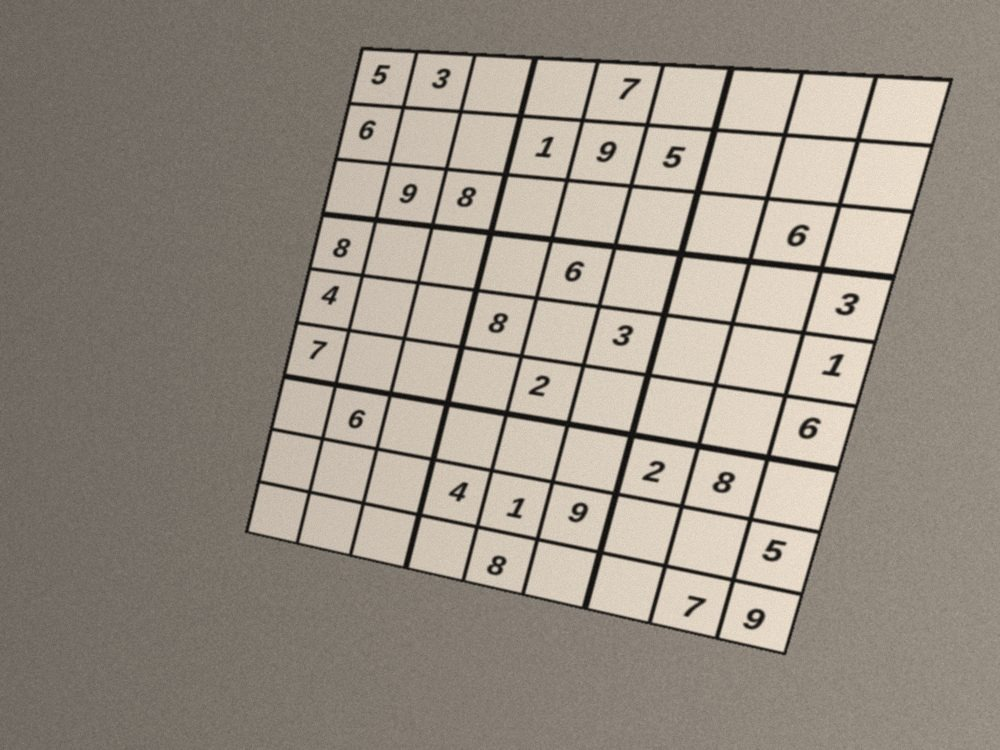
#> input picture assets/sample_1.jpg, 1000 x 750 px
$ python -i vision.py   (imports and definitions only)
#> lines starting #> are read from the running program, lines starting #| are printed output that depends on the picture; after the words box and inside, x2 and y2 are one past the last pixel; in counts of white or black regions, pixels touching at a corner belong together
#> further down, picture is the input picture: shape (750, 1000, 3); mean B, G, R 131.6, 142.8, 151.6
"""Image processing: find the Sudoku board, split it into cells, normalise
each digit for the CNN, and draw the solution back onto the photo."""
from __future__ import annotations

from dataclasses import dataclass
from typing import List, Optional, Sequence, Tuple

import cv2
import numpy as np

WARP_SIZE = 450            # board is warped to a 450x450 square (50px cells)
CELL = WARP_SIZE // 9
DIGIT_SIZE = 28            # CNN input size
DIGIT_BOX = 20             # digit is scaled to fit 20x20 then padded (MNIST style)


@dataclass
class Board:
    corners: np.ndarray        # 4x2 float32, ordered TL, TR, BR, BL (image coords)
    warped: np.ndarray         # WARP_SIZE x WARP_SIZE BGR top-down view
    matrix: np.ndarray         # perspective transform image -> warped


# --------------------------------------------------------------------------
# Board detection
# --------------------------------------------------------------------------
def order_corners(pts: np.ndarray) -> np.ndarray:
    """Order 4 points as top-left, top-right, bottom-right, bottom-left."""
    pts = np.asarray(pts, dtype=np.float32).reshape(4, 2)
    s = pts.sum(axis=1)
    d = np.diff(pts, axis=1).ravel()      # y - x
    return np.array([pts[np.argmin(s)], pts[np.argmin(d)],
                     pts[np.argmax(s)], pts[np.argmax(d)]], dtype=np.float32)


def _angle(v1: np.ndarray, v2: np.ndarray) -> float:
    cos = np.dot(v1, v2) / (np.linalg.norm(v1) * np.linalg.norm(v2) + 1e-9)
    return float(np.degrees(np.arccos(np.clip(cos, -1.0, 1.0))))


def _looks_like_board(c: np.ndarray, eps_angle: float = 20, eps_scale: float = 1.3) -> bool:
    a, b, cc, d = c
    sides = [np.linalg.norm(b - a), np.linalg.norm(cc - b),
             np.linalg.norm(d - cc), np.linalg.norm(a - d)]
    if min(sides) < 1 or max(sides) > eps_scale * min(sides):
        return False
    angles = [_angle(b - a, d - a), _angle(a - b, cc - b),
              _angle(b - cc, d - cc), _angle(cc - d, a - d)]
    return all(abs(x - 90) < eps_angle for x in angles)


def find_board_corners(image: np.ndarray, min_area_ratio: float = 0.04) -> Optional[np.ndarray]:
    """Return the 4 ordered corners of the Sudoku board, or None."""
#> called with min_area_ratio = 0.04
    gray = cv2.cvtColor(image, cv2.COLOR_BGR2GRAY) if image.ndim == 3 else image
    # Work on a downscaled copy for speed on large phone photos.
    scale = 1.0
    max_side = max(gray.shape)
#> max_side = 1000
    if max_side > 1000:
        scale = 1000.0 / max_side
        gray = cv2.resize(gray, None, fx=scale, fy=scale, interpolation=cv2.INTER_AREA)

    blur = cv2.GaussianBlur(gray, (5, 5), 0)
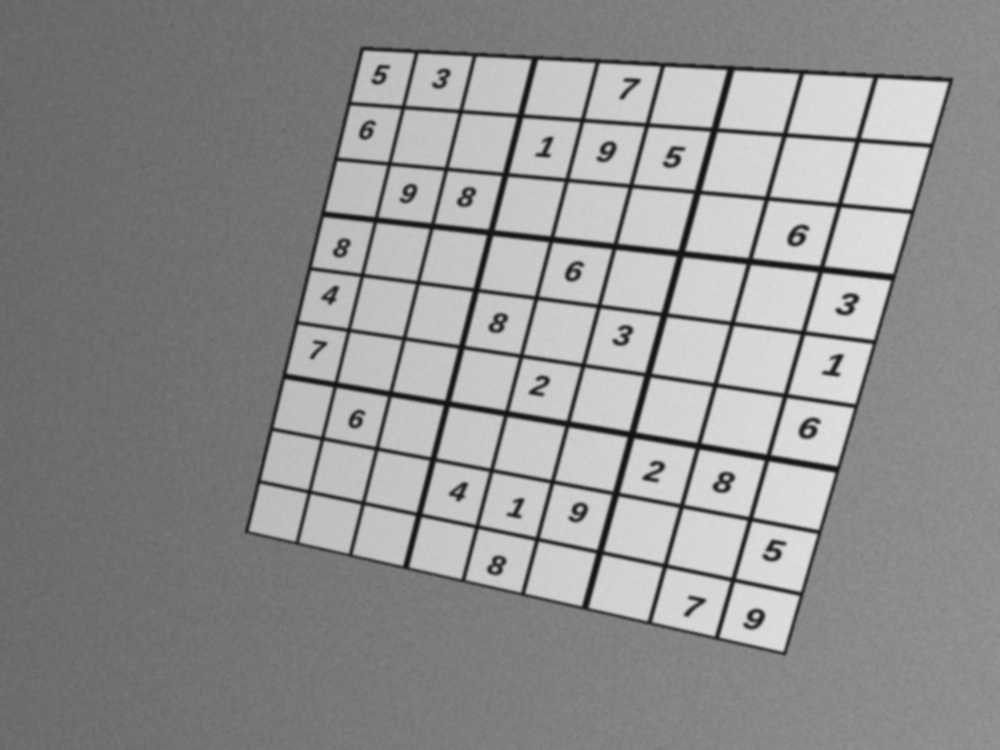
#> blur: shape (750, 1000); min 18, max 225, mean 144.1
    min_area = min_area_ratio * gray.shape[0] * gray.shape[1]
#> min_area = 30000
    block = max(11, (min(gray.shape) // 40) | 1)
#> block = 19
    # Try a few threshold strengths: a strong offset ignores texture/noise,
    # a weak one picks up faint board borders.
    for c_off in (7, 3, 12):
        thresh = cv2.adaptiveThreshold(blur, 255, cv2.ADAPTIVE_THRESH_GAUSSIAN_C,
                                       cv2.THRESH_BINARY_INV, block, c_off)
        thresh = cv2.morphologyEx(thresh, cv2.MORPH_CLOSE, np.ones((3, 3), np.uint8))
        contours, _ = cv2.findContours(thresh, cv2.RETR_EXTERNAL, cv2.CHAIN_APPROX_SIMPLE)
        for cnt in sorted(contours, key=cv2.contourArea, reverse=True)[:5]:
            if cv2.contourArea(cnt) < min_area:
                break
            hull = cv2.convexHull(cnt)
            peri = cv2.arcLength(hull, True)
            for k in (0.02, 0.03, 0.05, 0.08):
                approx = cv2.approxPolyDP(hull, k * peri, True)
                if len(approx) == 4:
                    corners = order_corners(approx)
                    if _looks_like_board(corners) and cv2.contourArea(approx) > 0.8 * cv2.contourArea(hull):
                        return refine_corners(gray, corners) / scale
                    break
                if len(approx) < 4:
                    break
#> this loop made 1 pass
#> pass 1, in find_board_corners, `thresh = cv2.adaptiveThreshold(blur, 255, cv2.ADAPTIVE_THRESH_GAUSSIAN..`:
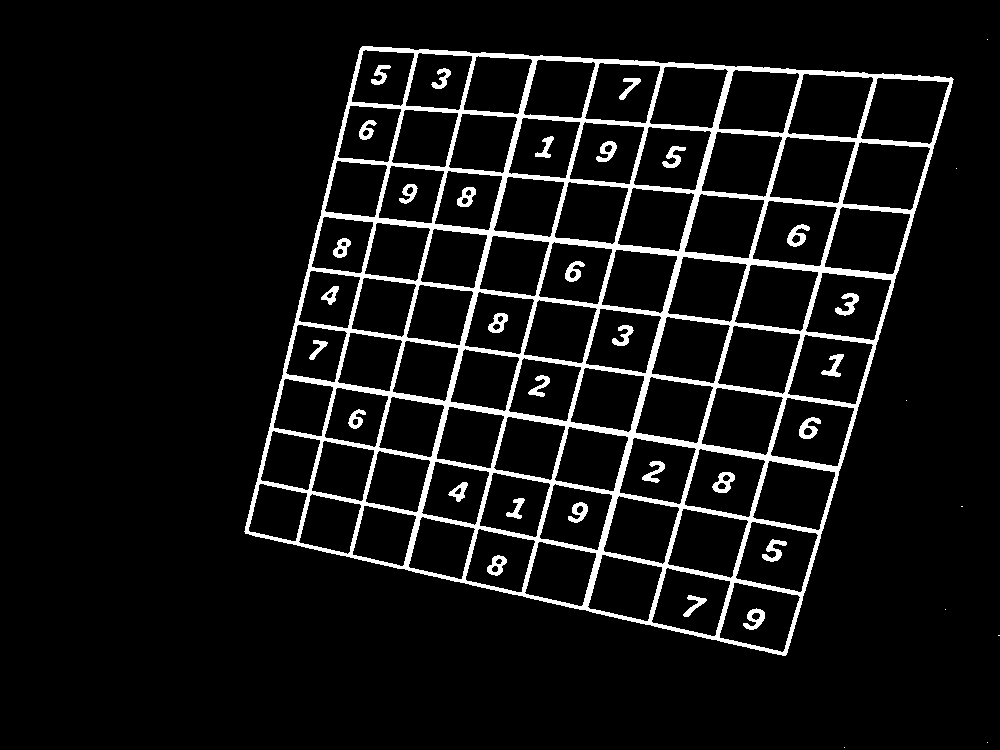
#> thresh: shape (750, 1000); 7.6% white; 39 white regions (8 under 20 px), largest, box (x1, y1, x2, y2) and area: (244, 46, 954, 656) 50839, (787, 224, 810, 247) 260, (799, 417, 821, 439) 255
    return None


def refine_corners(gray: np.ndarray, corners: np.ndarray) -> np.ndarray:
    """Sub-pixel polish of the corner estimates (small, safe adjustment)."""
    try:
        pts = corners.reshape(-1, 1, 2).astype(np.float32).copy()
        crit = (cv2.TERM_CRITERIA_EPS + cv2.TERM_CRITERIA_MAX_ITER, 20, 0.1)
        cv2.cornerSubPix(gray, pts, (5, 5), (-1, -1), crit)
        refined = pts.reshape(4, 2)
        if np.abs(refined - corners).max() < 6:
            return refined
    except cv2.error:
        pass
    return corners


# [87 lines left out: functions warp_board, normalize_digit, binarize, remove_grid_lines, digit_from_binary, not called in this run]


def extract_digit(cell_gray: np.ndarray) -> Optional[np.ndarray]:
    """Convenience wrapper for a single grayscale cell image."""
    return digit_from_binary(remove_grid_lines(binarize(cell_gray)))


# [69 lines left out: functions extract_digits, draw_solution, draw_outline, render_grid_image, not called in this run]

>>> import cv2
>>> picture = cv2.imread('../assets/sample_1.jpg')
>>> result = find_board_corners(picture)
#> result = [[362.3, 48.71], [950.9, 79.51], [783.8, 652.7], [247, 531]]

$ run again, on assets/sample_2.jpg
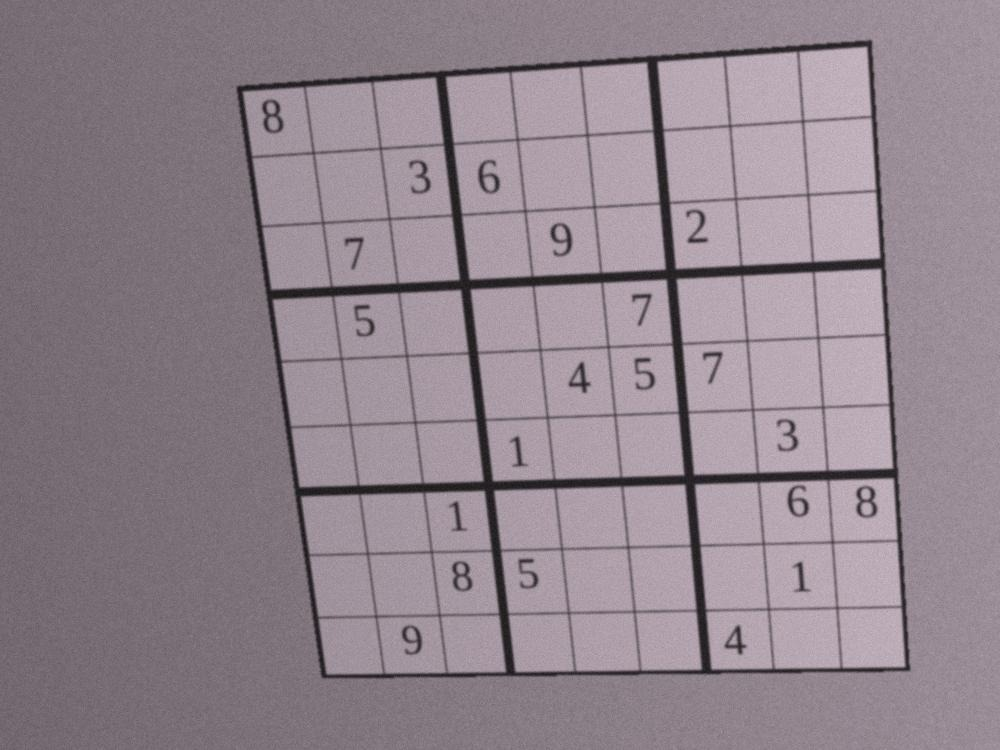
#> input picture assets/sample_2.jpg, 1000 x 750 px
#> picture is the input picture: shape (750, 1000, 3); mean B, G, R 141.8, 132.6, 145.4
#> the loop in find_board_corners, `for c_off in (7, 3, 12):` made 1 pass
#> pass 1, in find_board_corners, `thresh = cv2.adaptiveThreshold(blur, 255, cv2.ADAPTIVE_THRESH_GAUSSIAN..`:
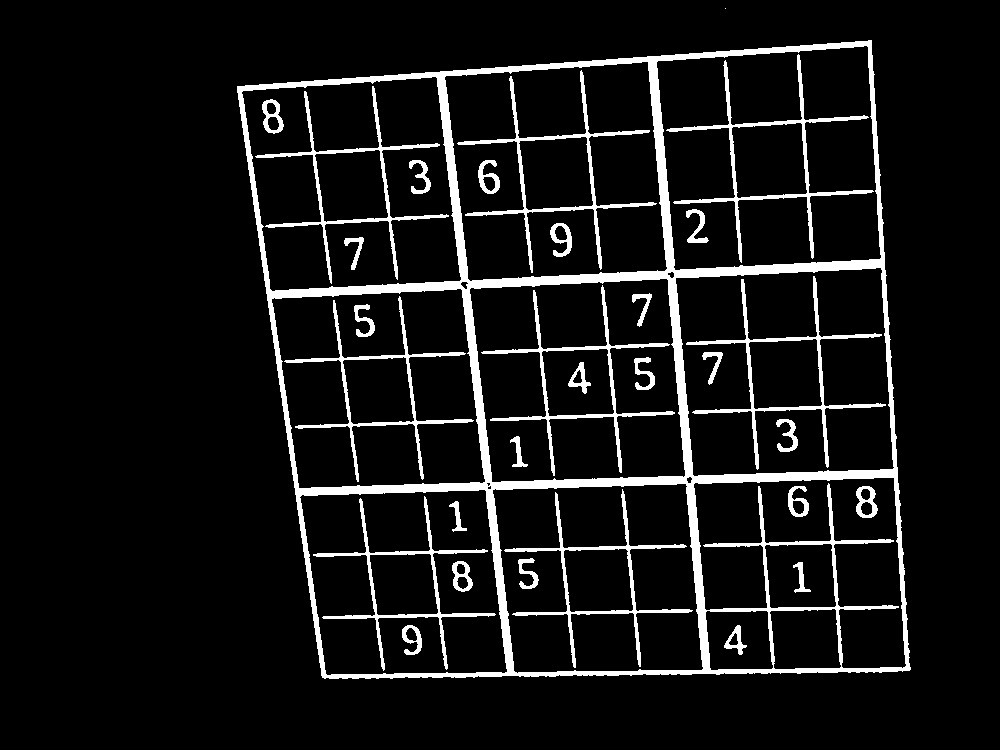
#> thresh: shape (750, 1000); 8.2% white; 31 white regions (1 under 20 px), largest, box (x1, y1, x2, y2) and area: (237, 40, 911, 679) 35685, (666, 54, 874, 263) 2863, (457, 70, 657, 273) 2699
#> result = [[236.5, 85.89], [871.4, 39.62], [908.8, 669.5], [323.4, 676.6]]

$ run again, on assets/sample_3.jpg
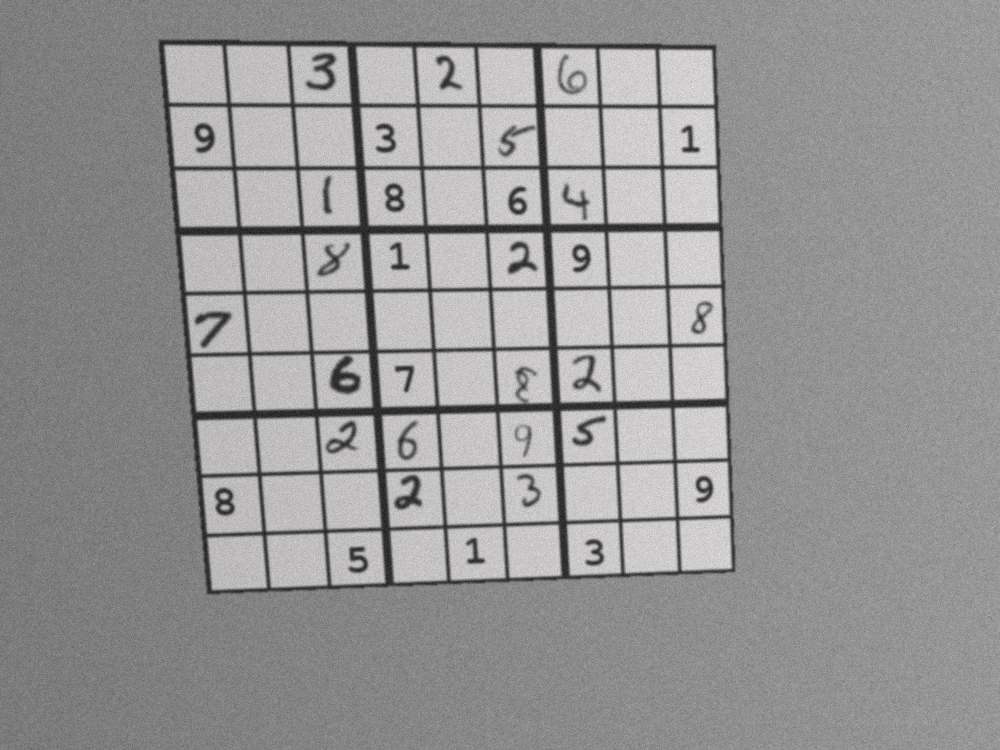
#> input picture assets/sample_3.jpg, 1000 x 750 px
#> picture is the input picture: shape (750, 1000, 3); mean B, G, R 149.7, 149.6, 150.2
#> the loop in find_board_corners, `for c_off in (7, 3, 12):` made 1 pass
#> pass 1, in find_board_corners, `thresh = cv2.adaptiveThreshold(blur, 255, cv2.ADAPTIVE_THRESH_GAUSSIAN..`:
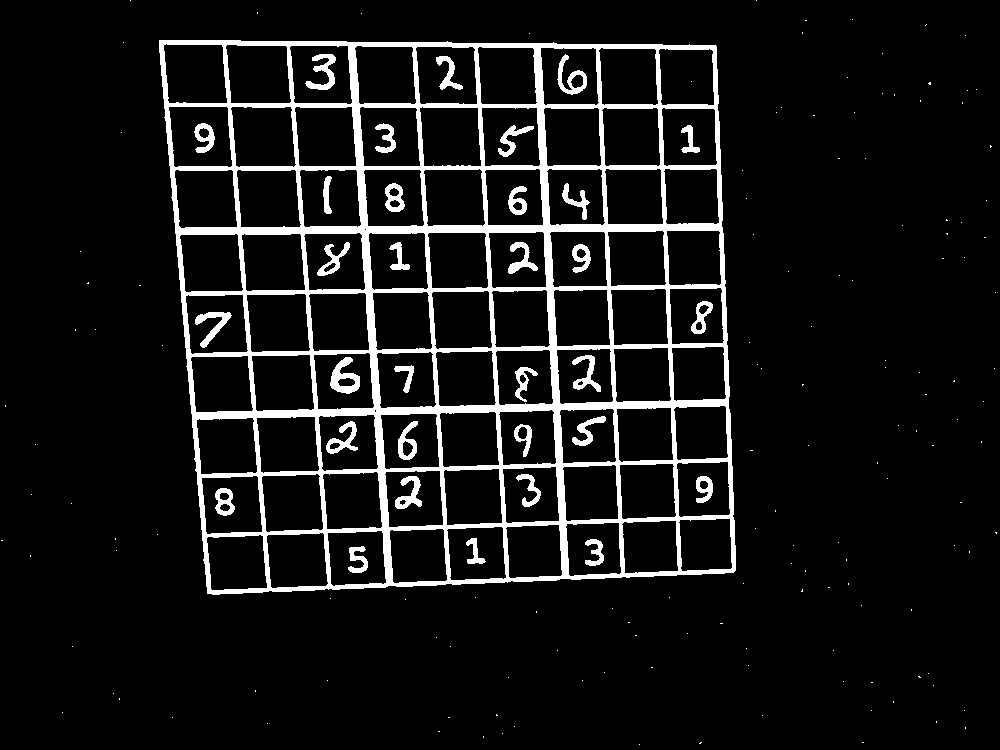
#> thresh: shape (750, 1000); 8.6% white; 178 white regions (145 under 20 px), largest, box (x1, y1, x2, y2) and area: (159, 40, 736, 595) 53715, (330, 357, 360, 394) 564, (305, 54, 336, 90) 478
#> result = [[159, 39.65], [713.8, 47.62], [732.5, 569.2], [209.5, 591.5]]
